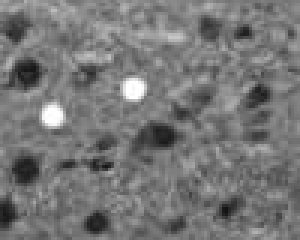
#> input picture example_data/3d-sample-image.tiff, 100 x 80 px (shown 3 times larger); its folder holds only this picture in this run
$ python -i segment_cells.py   (imports and definitions only)
#> lines starting #> are read from the running program, lines starting #| are printed output that depends on the picture
#> further down, picture is the input picture: shape (80, 100, 3); min 18, max 255, mean 118.3
from cellpose import io, models, plot
import matplotlib.pyplot as plt
import cv2
import numpy as np

from skimage.color import rgb2gray
from skimage.measure import regionprops, label
from scipy.ndimage import mean as nd_mean, binary_dilation
from skimage.morphology import disk
from skimage.transform import downscale_local_mean

def _clahe_normalize(img):
    """
    Performs CLAHE normalization on a 2D input image.
    Enhances local contrast by applying histogram equalization to small tiles.
    Inputs:
        img: a 2D image.
    Returns:
        a normalized 2D image.
    """
    clahe = cv2.createCLAHE(clipLimit=2.0, tileGridSize=(8,8))

    if img.ndim == 3 and img.shape[2] == 3:
        # CLAHE on L channel
        img = img.astype(np.uint8)
        lab = cv2.cvtColor(img, cv2.COLOR_RGB2LAB)
#> lab: shape (80, 100, 3); mean of channels 0, 1, 2 126.4, 128, 128
        l, a, b = cv2.split(lab)
#> a: shape (80, 100); every value is 128
        l_eq = clahe.apply(l)
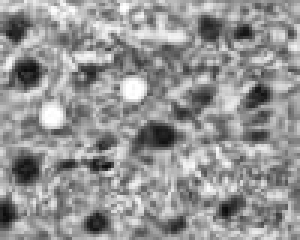
#> l_eq: shape (80, 100) (shown 3 times larger); min 11, max 255, mean 148.5
        lab_eq = cv2.merge((l_eq, a, b))
#> lab_eq: shape (80, 100, 3); mean of channels 0, 1, 2 148.5, 128, 128
        return cv2.cvtColor(lab_eq, cv2.COLOR_LAB2RGB)

    elif img.ndim == 2 or (img.ndim == 3 and img.shape[2] == 1):
        # Grayscale
        gray = img if img.ndim == 2 else img.squeeze()
        gray = (gray * 255).astype(np.uint8) if gray.dtype != np.uint8 else gray
        return clahe.apply(gray)

    else:
        raise ValueError(f"Unsupported image shape or type: {img.shape}, dtype: {img.dtype}")

# [150 lines left out: functions _global_normalization, _filter_masks_by_darkness, segment_cells, not called in this run]

>>> import cv2
>>> picture = cv2.cvtColor(cv2.imread('../example_data/3d-sample-image.tiff'), cv2.COLOR_BGR2RGB)
>>> result = _clahe_normalize(picture)
